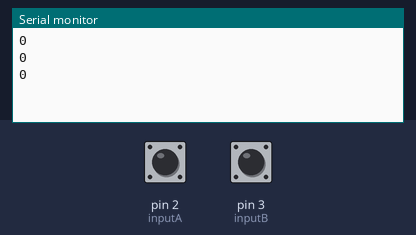
The sketch below on a simulated Arduino Uno, built with avr-gcc and run on an emulated ATmega328P. On the bench: the last lines printed to the serial monitor. The test bench sets the inputs (shaded band); at power-on: pin 2 (inputA) HIGH, pin 3 (inputB) HIGH.

Above: at 1.2 s.
1.3 s: pin 2 (inputA) pulled LOW for 0.15 s
At 1.9 s:
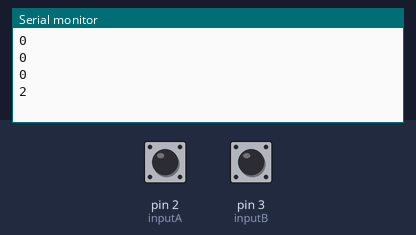
2.9 s: pin 2 (inputA) pulled LOW for 1 s
At 3.4 s:
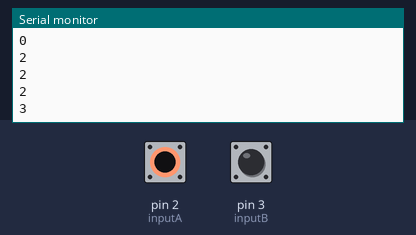
Timing chart, 0 to 5.9 s (numbered marks = the images above; inputs shaded):
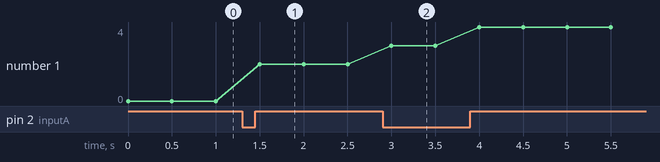

Measured:
- after the input at 1.3 s, the serial monitor: prints a new line after 0.20 s (image 1)
- after the input at 2.9 s, the serial monitor: prints a new line after 0.10 s (image 2)
- plotted number 1: 0 → 2 after the input at 1.3 s, 2 → 4 after the input at 2.9 s

The sketch:

hall.ino
```cpp
// global volatile variables are needed to pass data between the

// main program and the ISR's

volatile byte signalA;
volatile byte signalB;

volatile long steps = 0;

// the pins that can be used with interrupts depend on the board you

// are using
const byte inputA = 2;
const byte inputB = 3;

void setup() {

  // initialize serial communication:
	Serial.begin(9600);
	Serial.setTimeout(5000);

  // enable internal resistors on the input pins
	pinMode(inputA, INPUT_PULLUP);
	pinMode(inputB, INPUT_PULLUP);
  // read the initial state of the inputs
	signalA = digitalRead(inputA);
	signalB = digitalRead(inputB);

  // will detect a rising or a falling edge
	attachInterrupt(digitalPinToInterrupt(inputA),signalA_ISR,CHANGE);
	attachInterrupt(digitalPinToInterrupt(inputB),signalB_ISR,RISING);

}

void loop() {
  // This is where the signal information can be used in a program
Serial.println(steps);
delay (500);
}

void signalA_ISR() {
  // when a change is detected it will always be

  // to the opposite of the current state

	signalA = !signalA;
	steps++;
}

void signalB_ISR() {
	signalB = !signalB;

}
```
